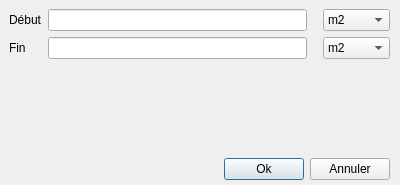
<?xml version="1.0" encoding="UTF-8"?>
<ui version="4.0">
 <class>Dialog</class>
 <widget class="QDialog" name="Dialog">
  <property name="geometry">
   <rect>
    <x>0</x>
    <y>0</y>
    <width>400</width>
    <height>185</height>
   </rect>
  </property>
  <property name="windowTitle">
   <string>Intervalle</string>
  </property>
  <widget class="QWidget" name="verticalLayoutWidget">
   <property name="geometry">
    <rect>
     <x>9</x>
     <y>9</y>
     <width>381</width>
     <height>171</height>
    </rect>
   </property>
   <layout class="QVBoxLayout" name="verticalLayout">
    <item>
     <layout class="QHBoxLayout" name="horizontalLayout_2">
      <item>
       <layout class="QFormLayout" name="formLayout_2">
        <property name="fieldGrowthPolicy">
         <enum>QFormLayout::AllNonFixedFieldsGrow</enum>
        </property>
        <item row="0" column="0">
         <widget class="QLabel" name="debutLabel">
          <property name="text">
           <string>Début</string>
          </property>
         </widget>
        </item>
        <item row="0" column="1">
         <widget class="QLineEdit" name="dButLineEdit"/>
        </item>
        <item row="1" column="0">
         <widget class="QLabel" name="finLabel">
          <property name="text">
           <string>Fin</string>
          </property>
         </widget>
        </item>
        <item row="1" column="1">
         <widget class="QLineEdit" name="finLineEdit"/>
        </item>
       </layout>
      </item>
      <item>
       <layout class="QFormLayout" name="formLayout_6">
        <item row="0" column="0">
         <widget class="QLabel" name="Label">
          <property name="text">
           <string> </string>
          </property>
         </widget>
        </item>
        <item row="0" column="1">
         <widget class="QComboBox" name="ComboBox">
          <item>
           <property name="text">
            <string>m2</string>
           </property>
          </item>
          <item>
           <property name="text">
            <string>a</string>
           </property>
          </item>
          <item>
           <property name="text">
            <string>Ha</string>
           </property>
          </item>
          <item>
           <property name="text">
            <string>Pièces</string>
           </property>
          </item>
         </widget>
        </item>
        <item row="1" column="0">
         <widget class="QLabel" name="Label_2">
          <property name="text">
           <string> </string>
          </property>
         </widget>
        </item>
        <item row="1" column="1">
         <widget class="QComboBox" name="ComboBox_2">
          <item>
           <property name="text">
            <string>m2</string>
           </property>
          </item>
          <item>
           <property name="text">
            <string>a</string>
           </property>
          </item>
          <item>
           <property name="text">
            <string>Ha</string>
           </property>
          </item>
          <item>
           <property name="text">
            <string>Pièces</string>
           </property>
          </item>
         </widget>
        </item>
       </layout>
      </item>
     </layout>
    </item>
    <item>
     <layout class="QHBoxLayout" name="horizontalLayout">
      <item>
       <spacer name="horizontalSpacer">
        <property name="orientation">
         <enum>Qt::Horizontal</enum>
        </property>
        <property name="sizeHint" stdset="0">
         <size>
          <width>40</width>
          <height>20</height>
         </size>
        </property>
       </spacer>
      </item>
      <item>
       <widget class="QPushButton" name="pushButton_2">
        <property name="text">
         <string>Ok</string>
        </property>
       </widget>
      </item>
      <item>
       <widget class="QPushButton" name="pushButton">
        <property name="text">
         <string>Annuler</string>
        </property>
       </widget>
      </item>
     </layout>
    </item>
   </layout>
  </widget>
 </widget>
 <resources/>
 <connections/>
</ui>
